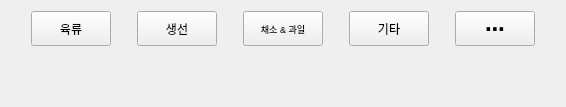
            <widget class="QWidget" name="main_tab">
             <attribute name="title">
              <string>main tab</string>
             </attribute>
             <layout class="QHBoxLayout" name="horizontalLayout_8">
              <item>
               <layout class="QVBoxLayout" name="verticalLayout_6">
                <item>
                 <layout class="QHBoxLayout" name="horizontalLayout_7">
                  <item>
                   <spacer name="horizontalSpacer_4">
                    <property name="orientation">
                     <enum>Qt::Orientation::Horizontal</enum>
                    </property>
                    <property name="sizeType">
                     <enum>QSizePolicy::Policy::Fixed</enum>
                    </property>
                    <property name="sizeHint" stdset="0">
                     <size>
                      <width>20</width>
                      <height>20</height>
                     </size>
                    </property>
                   </spacer>
                  </item>
                  <item>
                   <widget class="QPushButton" name="recipe_meat_btn">
                    <property name="minimumSize">
                     <size>
                      <width>0</width>
                      <height>35</height>
                     </size>
                    </property>
                    <property name="text">
                     <string>육류</string>
                    </property>
                   </widget>
                  </item>
                  <item>
                   <spacer name="horizontalSpacer_7">
                    <property name="orientation">
                     <enum>Qt::Orientation::Horizontal</enum>
                    </property>
                    <property name="sizeType">
                     <enum>QSizePolicy::Policy::Fixed</enum>
                    </property>
                    <property name="sizeHint" stdset="0">
                     <size>
                      <width>20</width>
                      <height>20</height>
                     </size>
                    </property>
                   </spacer>
                  </item>
                  <item>
                   <widget class="QPushButton" name="recipe_fishes_btn">
                    <property name="minimumSize">
                     <size>
                      <width>0</width>
                      <height>35</height>
                     </size>
                    </property>
                    <property name="text">
                     <string>생선</string>
                    </property>
                   </widget>
                  </item>
                  <item>
                   <spacer name="horizontalSpacer_8">
                    <property name="orientation">
                     <enum>Qt::Orientation::Horizontal</enum>
                    </property>
                    <property name="sizeType">
                     <enum>QSizePolicy::Policy::Fixed</enum>
                    </property>
                    <property name="sizeHint" stdset="0">
                     <size>
                      <width>20</width>
                      <height>20</height>
                     </size>
                    </property>
                   </spacer>
                  </item>
                  <item>
                   <widget class="QPushButton" name="recipe_vegetable_btn">
                    <property name="sizePolicy">
                     <sizepolicy hsizetype="Preferred" vsizetype="Fixed">
                      <horstretch>0</horstretch>
                      <verstretch>0</verstretch>
                     </sizepolicy>
                    </property>
                    <property name="minimumSize">
                     <size>
                      <width>0</width>
                      <height>35</height>
                     </size>
                    </property>
                    <property name="font">
                     <font>
                      <pointsize>7</pointsize>
                      <bold>false</bold>
                     </font>
                    </property>
                    <property name="text">
                     <string>채소 &amp;&amp; 과일</string>
                    </property>
                   </widget>
                  </item>
                  <item>
                   <spacer name="horizontalSpacer_9">
                    <property name="orientation">
                     <enum>Qt::Orientation::Horizontal</enum>
                    </property>
                    <property name="sizeType">
                     <enum>QSizePolicy::Policy::Fixed</enum>
                    </property>
                    <property name="sizeHint" stdset="0">
                     <size>
                      <width>20</width>
                      <height>20</height>
                     </size>
                    </property>
                   </spacer>
                  </item>
                  <item>
                   <widget class="QPushButton" name="recipe_others_btn">
                    <property name="sizePolicy">
                     <sizepolicy hsizetype="Preferred" vsizetype="Fixed">
                      <horstretch>0</horstretch>
                      <verstretch>0</verstretch>
                     </sizepolicy>
                    </property>
                    <property name="minimumSize">
                     <size>
                      <width>0</width>
                      <height>35</height>
                     </size>
                    </property>
                    <property name="font">
                     <font>
                      <pointsize>9</pointsize>
                      <bold>false</bold>
                      <stylestrategy>PreferAntialias</stylestrategy>
                     </font>
                    </property>
                    <property name="text">
                     <string>기타</string>
                    </property>
                   </widget>
                  </item>
                  <item>
                   <spacer name="horizontalSpacer_10">
                    <property name="orientation">
                     <enum>Qt::Orientation::Horizontal</enum>
                    </property>
                    <property name="sizeType">
                     <enum>QSizePolicy::Policy::Fixed</enum>
                    </property>
                    <property name="sizeHint" stdset="0">
                     <size>
                      <width>20</width>
                      <height>20</height>
                     </size>
                    </property>
                   </spacer>
                  </item>
                  <item>
                   <widget class="QPushButton" name="pushButton_10">
                    <property name="sizePolicy">
                     <sizepolicy hsizetype="Preferred" vsizetype="Fixed">
                      <horstretch>0</horstretch>
                      <verstretch>2</verstretch>
                     </sizepolicy>
                    </property>
                    <property name="minimumSize">
                     <size>
                      <width>0</width>
                      <height>35</height>
                     </size>
                    </property>
                    <property name="font">
                     <font>
                      <pointsize>15</pointsize>
                      <bold>true</bold>
                      <stylestrategy>PreferAntialias</stylestrategy>
                     </font>
                    </property>
                    <property name="text">
                     <string>⋯</string>
                    </property>
                   </widget>
                  </item>
                  <item>
                   <spacer name="horizontalSpacer_11">
                    <property name="orientation">
                     <enum>Qt::Orientation::Horizontal</enum>
                    </property>
                    <property name="sizeType">
                     <enum>QSizePolicy::Policy::Fixed</enum>
                    </property>
                    <property name="sizeHint" stdset="0">
                     <size>
                      <width>20</width>
                      <height>20</height>
                     </size>
                    </property>
                   </spacer>
                  </item>
                 </layout>
                </item>
                <item>
                 <spacer name="verticalSpacer">
                  <property name="orientation">
                   <enum>Qt::Orientation::Vertical</enum>
                  </property>
                  <property name="sizeType">
                   <enum>QSizePolicy::Policy::Fixed</enum>
                  </property>
                  <property name="sizeHint" stdset="0">
                   <size>
                    <width>20</width>
                    <height>50</height>
                   </size>
                  </property>
                 </spacer>
                </item>
               </layout>
              </item>
             </layout>
            </widget>
